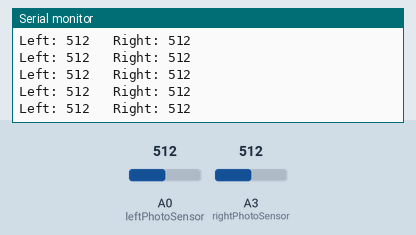
The sketch below on a simulated Arduino Uno, built with avr-gcc and run on an emulated ATmega328P. Parts: the last lines printed to the serial monitor. Inputs (shaded band) come from the test bench; at power-on: A0 (leftPhotoSensor) = 512, A3 (rightPhotoSensor) = 512.

Above: at 1.2 s.
1.3 s: A0 (leftPhotoSensor) set to 716
At 1.56 s:
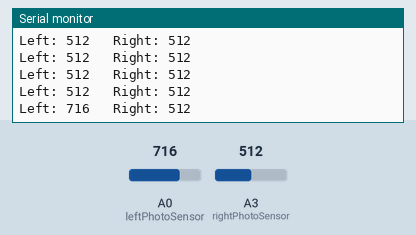
2.8 s: A3 (rightPhotoSensor) set to 716
At 2.97 s:
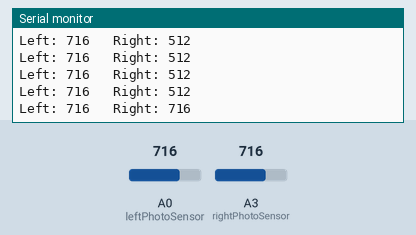
4.3 s: A0 (leftPhotoSensor) set to 900
At 4.37 s:
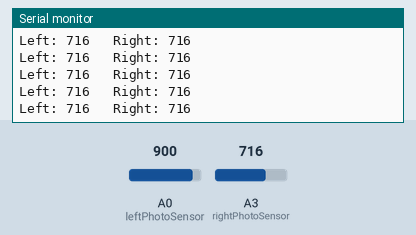
5.8 s: A3 (rightPhotoSensor) set to 900
At 5.98 s:
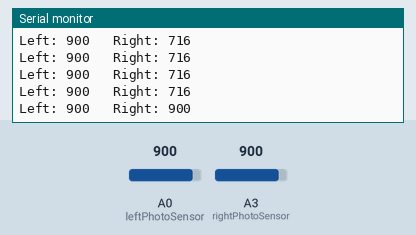
Timing chart, 0 to 8.3 s (numbered marks = the images above; inputs shaded):
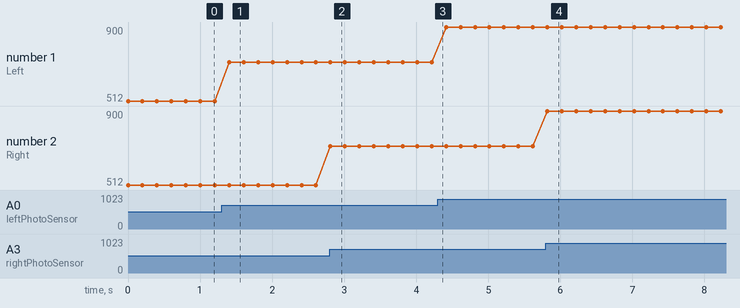

Measured:
- after the input at 1.3 s, the serial monitor: prints a new line after 0.11 s (image 1)
- after the input at 2.8 s, the serial monitor: prints a new line at once (image 2)
- after the input at 5.8 s, the serial monitor: prints a new line at once (image 4)
- plotted number 1: 512 → 716 after the input at 1.3 s, 716 → 900 after the input at 4.3 s

The sketch:

photoelectric_sensorTest.ino
```cpp
int leftPhotoSensor = A0;
int rightPhotoSensor = A3;

void setup() {
  Serial.begin(9600);
}

void loop() {
  int leftValue = analogRead(leftPhotoSensor);
  int rightValue = analogRead(rightPhotoSensor);

  Serial.print("Left: ");
  Serial.print(leftValue);
  Serial.print("   Right: ");
  Serial.println(rightValue);

  delay(200);
}
```
